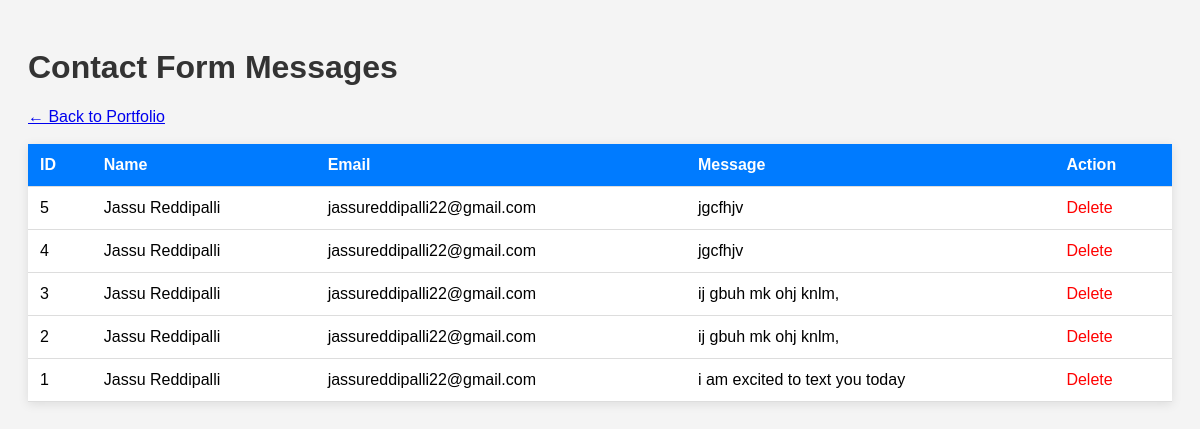
The app's page /admin.php with its own data.
### tables this page shows
CREATE TABLE `messages` (
  `id` int(11) NOT NULL,
  `name` varchar(100) NOT NULL,
  `email` varchar(100) NOT NULL,
  `message` text NOT NULL
);

### admin.php (the view, shortened to what this page needs)
<?php
$conn = new mysqli("localhost", "root", "", "portfolio_db");
$result = $conn->query("SELECT * FROM messages ORDER BY id DESC");
?>
<!DOCTYPE html>
<html>
<head>
</head>
<body>
    <h1>Contact Form Messages</h1>
    <a href="index.php">← Back to Portfolio</a><br><br>
    <table>
        <tr>
            <th>ID</th>
            <th>Name</th>
            <th>Email</th>
            <th>Message</th>
            <th>Action</th>
        </tr>
        <?php while($row = $result->fetch_assoc()) { ?>
        <tr>
            <td><?php echo $row['id']; ?></td>
            <td><?php echo $row['name']; ?></td>
            <td><?php echo $row['email']; ?></td>
            <td><?php echo $row['message']; ?></td>
            <td><a class="delete" href="admin.php?delete=<?php echo $row['id']; ?>" onclick="return confirm('Delete this message?')">Delete</a></td>
        </tr>
        <?php } ?>
    </table>
</body>
</html>

### admin.php (style rules this page uses)
body { font-family: Arial; padding: 20px; background: #f4f4f4; }
table { width: 100%; background: white; border-collapse: collapse; box-shadow: 0 2px 10px rgba(0,0,0,0.1); }
th, td { padding: 12px; text-align: left; border-bottom: 1px solid #ddd; }
th { background: #007bff; color: white; }
.delete { color: red; text-decoration: none; }
h1 { color: #333; }

### records on screen
messages: id "5", name "Jassu Reddipalli", email "jassureddipalli22@gmail.com", message "jgcfhjv"
messages: id "4", name "Jassu Reddipalli", email "jassureddipalli22@gmail.com", message "jgcfhjv"
messages: id "3", name "Jassu Reddipalli", email "jassureddipalli22@gmail.com", message "ij gbuh mk ohj knlm,"
messages: id "2", name "Jassu Reddipalli", email "jassureddipalli22@gmail.com", message "ij gbuh mk ohj knlm,"
messages: id "1", name "Jassu Reddipalli", email "jassureddipalli22@gmail.com", message "i am excited to text you today"
